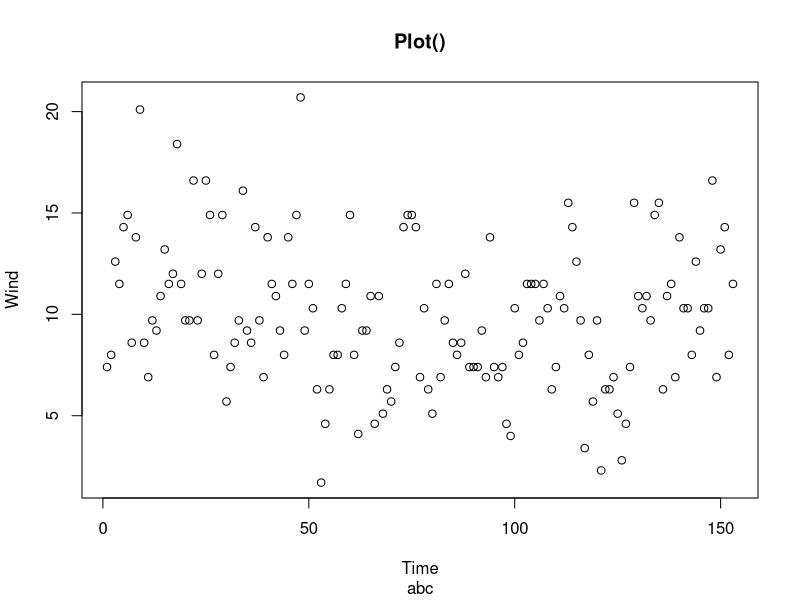
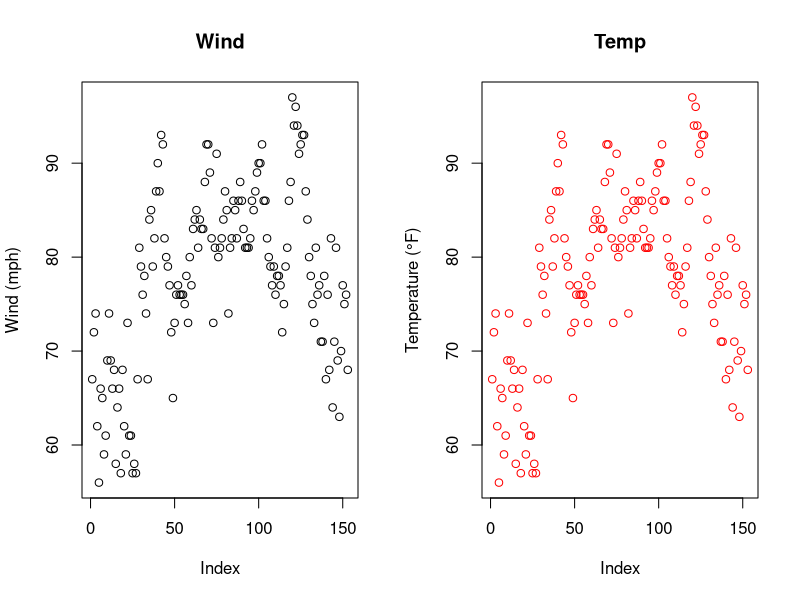

The R source for these figures, in order:
data("airquality")
plot(x=airquality$Wind,y=NULL,
     main ="Plot()", sub = "abc", 
     xlab = "Time", ylab = "Wind")

# multiple plots mfrow or mfcol
par(mfrow = c(1, 2))

plot(airquality$Temp,
     main = "Wind",
     ylab = "Wind (mph)")


plot(airquality$Temp,
     main = "Temp",
     ylab = "Temperature (°F)",col="red")




